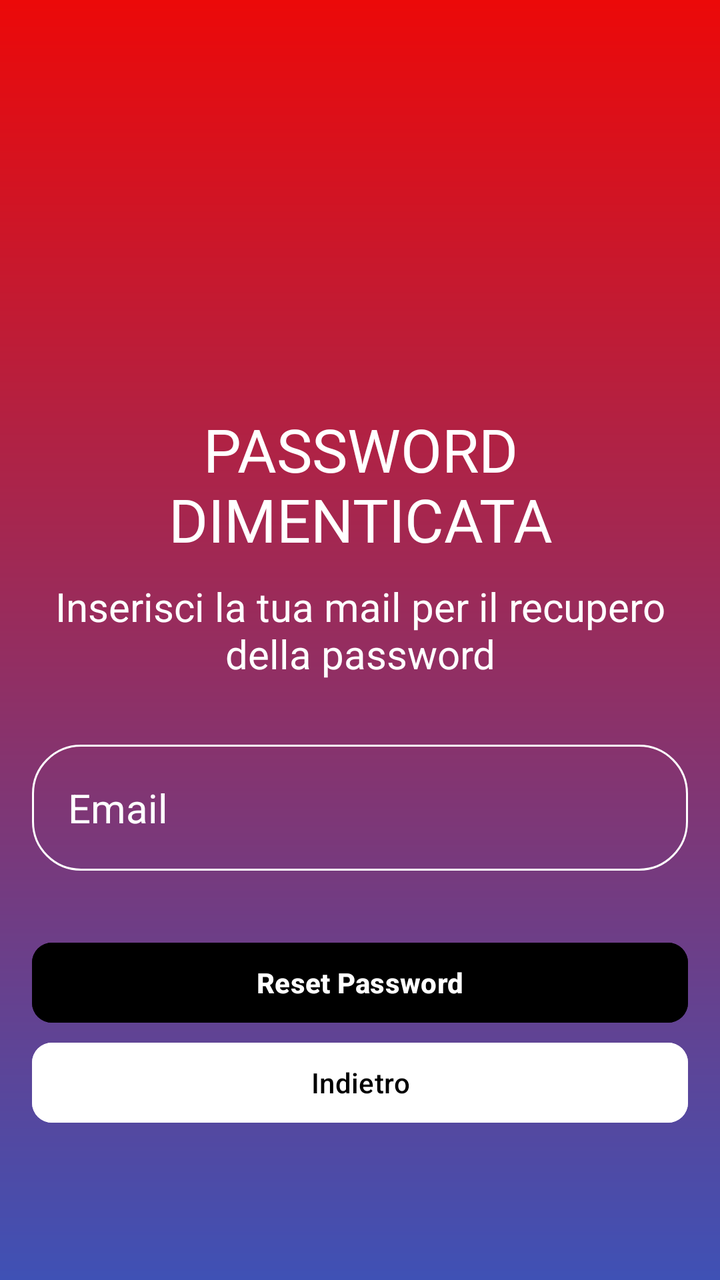
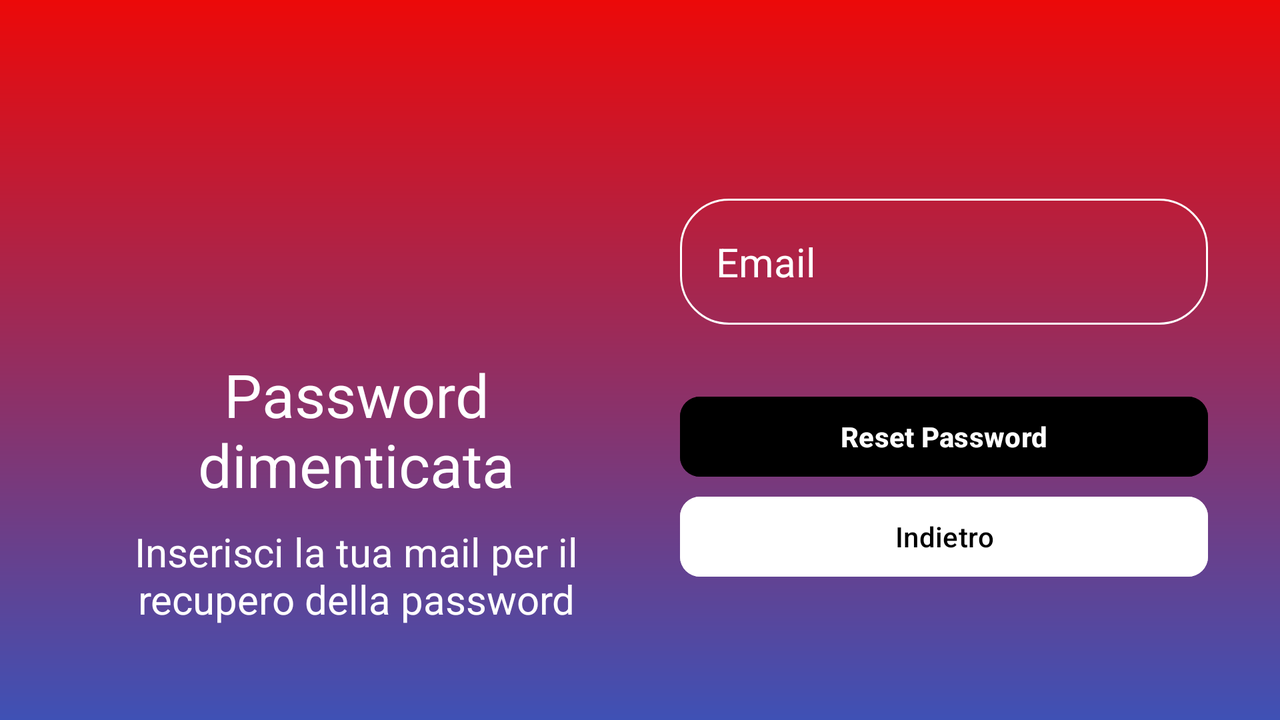

First picture: res/layout/ on a phone held upright. Second picture: the repository's own variant of that layout, on a device whose configuration matches the variant's folder. Source for both follows.
<!-- AndroidManifest.xml: application theme Theme.Material3.Dark.NoActionBar -->
<!-- res/layout/activity_forgotpassword.xml -->
<?xml version="1.0" encoding="utf-8"?>
<LinearLayout xmlns:android="http://schemas.android.com/apk/res/android"
    xmlns:app="http://schemas.android.com/apk/res-auto"
    xmlns:tools="http://schemas.android.com/tools"
    android:layout_width="match_parent"
    android:layout_height="match_parent"
    android:background="@drawable/login_background"
    android:gravity="center"
    android:orientation="vertical"
    android:padding="16dp"
    tools:context=".ForgotPasswordActivity">

    <ImageView
        android:layout_width="120dp"
        android:layout_height="120dp"
        android:src="@drawable/ic_baseline_lock"
        android:contentDescription="@string/lock_icon"
        />

    
    <TextView
        android:layout_width="match_parent"
        android:layout_height="wrap_content"
        android:id="@+id/recover_password"
        android:textColor="@color/white"
        android:gravity="center"
        android:textSize="30sp"
        android:paddingTop="10dp"
        android:text="@string/password_dimenticata_title"
        android:textAllCaps="true"/>

    <TextView
        android:layout_width="match_parent"
        android:layout_height="wrap_content"
        android:id="@+id/recover_password2"
        android:textColor="@color/white"
        android:gravity="center"
        android:textSize="20sp"
        android:paddingTop="10dp"
        android:text="@string/password_dimenticata_subtitle"/>

    
    <EditText
        android:id="@+id/forgot_email"
        android:layout_width="match_parent"
        android:layout_height="wrap_content"
        android:layout_marginTop="32dp"
        android:autofillHints=""
        android:hint="@string/email_text"
        android:textColor="@color/white"
        android:textColorHint="@color/white"
        android:textSize="20sp"
        android:background="@drawable/rounded_corner"
        android:padding="18dp"
        android:inputType="textEmailAddress" />

    
    <FrameLayout
        android:layout_width="match_parent"
        android:layout_height="wrap_content"
        android:layout_marginTop="32dp">

        <ProgressBar
            android:id="@+id/forgetPasswordProgressbar"
            android:layout_width="50dp"
            android:layout_height="50dp"
            android:layout_gravity="center_horizontal"
            android:visibility="invisible" />

        <com.google.android.material.button.MaterialButton
            android:id="@+id/reset_button"
            android:layout_width="match_parent"
            android:layout_height="wrap_content"
            android:backgroundTint="@color/black"
            android:paddingStart="20dp"
            android:paddingTop="10dp"
            android:paddingEnd="20dp"
            android:paddingBottom="10dp"
            android:textColor="@color/white"
            android:textStyle="bold"
            android:text="@string/reset_password"
            app:cornerRadius="10dp"
            app:iconGravity="textStart"/>

    </FrameLayout>

    
    <com.google.android.material.button.MaterialButton
        android:id="@+id/back_button"
        android:layout_width="match_parent"
        android:layout_height="wrap_content"
        android:backgroundTint="@color/white"
        android:paddingStart="20dp"
        android:paddingTop="10dp"
        android:paddingEnd="20dp"
        android:paddingBottom="10dp"
        android:text="@string/back_button"
        android:textColor="@color/black"
        app:cornerRadius="10dp"
        app:icon="@drawable/baseline_arrow_back_24"
        app:iconGravity="textStart"
        app:iconTint="@color/black" />

</LinearLayout>
<!-- resources referenced by this layout -->
<resources>
  <color name="black">#FF000000</color>
  <color name="white">#FFFFFFFF</color>
  <!-- drawable login_background (drawable) -->
  <?xml version="1.0" encoding="utf-8"?>
  <shape xmlns:android="http://schemas.android.com/apk/res/android">
      <gradient android:type="linear" android:angle="90"
          android:startColor="#3F51B5" android:endColor="#EC0909"/>
  </shape>
  <!-- drawable rounded_corner (drawable) -->
  <?xml version="1.0" encoding="utf-8"?>
  <shape xmlns:android="http://schemas.android.com/apk/res/android"
      android:shape="rectangle">
  
  
      <stroke android:width="1dp" android:color="@color/white"/>
      <corners android:radius="24dp" />
  </shape>
  <string name="back_button">Indietro</string>
  <string name="email_text">Email</string>
  <string name="lock_icon">Lock icon</string>
  <string name="password_dimenticata_subtitle">Inserisci la tua mail per il recupero della password</string>
  <string name="password_dimenticata_title">Password dimenticata</string>
  <string name="reset_password">Reset Password</string>
</resources>
<!-- res/layout-land/activity_forgotpassword.xml (the repository's variant of the layout above) -->
<!-- drawn on the phone turned sideways -->
<?xml version="1.0" encoding="utf-8"?>
<androidx.constraintlayout.widget.ConstraintLayout xmlns:android="http://schemas.android.com/apk/res/android"
    xmlns:app="http://schemas.android.com/apk/res-auto"
    xmlns:tools="http://schemas.android.com/tools"
    android:layout_width="match_parent"
    android:layout_height="match_parent"
    android:background="@drawable/login_background"
    android:padding="16dp"
    tools:context=".ForgotPasswordActivity">

    
    <androidx.constraintlayout.widget.Guideline
        android:id="@+id/guideline"
        android:layout_width="wrap_content"
        android:layout_height="wrap_content"
        android:orientation="vertical"
        app:layout_constraintGuide_percent="0.5" />

    
    <LinearLayout
        android:layout_width="0dp"
        android:layout_height="match_parent"
        android:orientation="vertical"
        android:gravity="center"
        android:layout_marginStart="20dp"
        app:layout_constraintEnd_toStartOf="@id/guideline"
        app:layout_constraintStart_toStartOf="parent">

        
        <ImageView
            android:layout_width="120dp"
            android:layout_height="120dp"
            android:src="@drawable/ic_baseline_lock"
            android:contentDescription="@string/lock_icon"
            android:id="@+id/ic_lock"
            android:layout_gravity="center" />

        <TextView
            android:id="@+id/recover_password"
            android:layout_width="match_parent"
            android:layout_height="wrap_content"
            android:gravity="center"
            android:paddingTop="10dp"
            android:text="@string/password_dimenticata_title"
            android:textColor="@color/white"
            android:textSize="30sp"
            app:layout_constraintTop_toBottomOf="@id/ic_lock" />

        <TextView
            android:id="@+id/recover_password2"
            android:layout_width="match_parent"
            android:layout_height="wrap_content"
            android:textColor="@color/white"
            android:textSize="20sp"
            android:gravity="center"
            android:paddingTop="10dp"
            android:text="@string/password_dimenticata_subtitle"
            app:layout_constraintTop_toBottomOf="@id/recover_password"
            app:layout_constraintBottom_toBottomOf="parent"
            />
    </LinearLayout>

    
    <LinearLayout
        android:layout_width="0dp"
        android:layout_height="match_parent"
        android:layout_gravity="center"
        android:orientation="vertical"
        android:gravity="center"
        android:layout_marginStart="20dp"
        android:layout_marginEnd="20dp"
        app:layout_constraintStart_toEndOf="@id/guideline"
        app:layout_constraintEnd_toEndOf="parent">

        
        <EditText
            android:id="@+id/forgot_email"
            android:layout_width="match_parent"
            android:layout_height="wrap_content"
            android:layout_marginTop="32dp"
            android:autofillHints=""
            android:hint="@string/email_text"
            android:textColor="@color/white"
            android:textColorHint="@color/white"
            android:textSize="20sp"
            android:background="@drawable/rounded_corner"
            android:padding="18dp"
            android:inputType="textEmailAddress" />

        <FrameLayout
            android:layout_width="match_parent"
            android:layout_height="wrap_content"
            android:layout_marginTop="32dp">

            <ProgressBar
                android:id="@+id/forgetPasswordProgressbar"
                android:layout_width="50dp"
                android:layout_height="50dp"
                android:layout_gravity="center_horizontal"
                android:visibility="invisible" />

            <com.google.android.material.button.MaterialButton
                android:id="@+id/reset_button"
                android:layout_width="match_parent"
                android:layout_height="wrap_content"
                android:backgroundTint="@color/black"
                android:paddingStart="20dp"
                android:paddingTop="10dp"
                android:paddingEnd="20dp"
                android:paddingBottom="10dp"
                android:textColor="@color/white"
                android:textStyle="bold"
                android:text="@string/reset_password"
                app:cornerRadius="10dp"
                app:iconGravity="textStart"/>

        </FrameLayout>

        <com.google.android.material.button.MaterialButton
            android:id="@+id/back_button"
            android:layout_width="match_parent"
            android:layout_height="wrap_content"
            android:backgroundTint="@color/white"
            android:paddingStart="20dp"
            android:paddingTop="10dp"
            android:paddingEnd="20dp"
            android:paddingBottom="10dp"
            android:text="@string/back_button"
            android:textColor="@color/black"
            app:cornerRadius="10dp"
            app:icon="@drawable/baseline_arrow_back_24"
            app:iconGravity="textStart"
            app:iconTint="@color/black" />
    </LinearLayout>

</androidx.constraintlayout.widget.ConstraintLayout>
